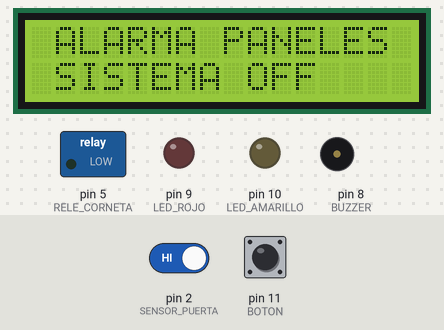
Simulated run of this sketch. Board: Arduino Uno, built with avr-gcc and run on an emulated ATmega328P. Parts: 16×2 character LCD, switched loads named in the sketch (green lamp = pin HIGH), output pins drawn as LEDs (lit = HIGH), buzzer (waves = sounding). Dashed ring = blinking. Inputs (shaded band) come from the test bench; at power-on: pin 11 (BOTON) HIGH, pin 2 (SENSOR_PUERTA) HIGH.

Above: at 1.2 s.
1.3 s: pin 11 (BOTON) pulled LOW for 0.15 s
At 1.54 s:
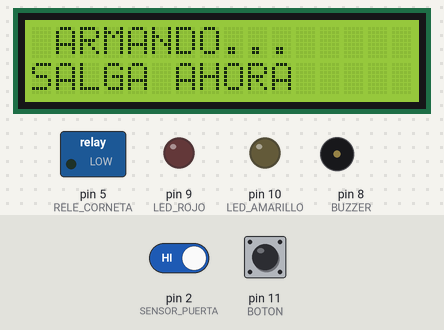
At 16.7 s:
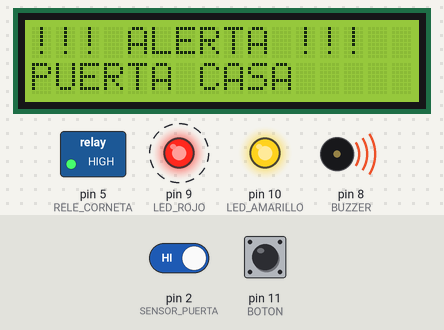
Timing chart, 0 to 18.0 s (numbered marks = the images above; inputs shaded):
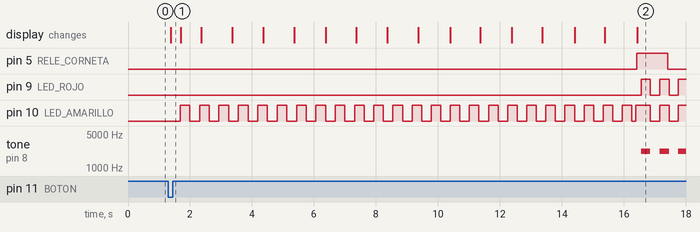

The sketch:

Alarma_Paneles_y_Puertas.ino
```cpp
#include <Wire.h>
#include <LiquidCrystal_I2C.h>

LiquidCrystal_I2C lcd(0x27, 16, 2);

// =====================================
// ENTRADAS
// =====================================

const int SENSOR_PUERTA  = 2;
const int SENSOR_TERRAZA = 3;
const int BOTON          = 11;

// =====================================
// SALIDAS
// =====================================

const int RELE_CORNETA  = 5;
const int BUZZER        = 8;
const int LED_ROJO      = 9;
const int LED_AMARILLO  = 10;

// =====================================
// TIEMPOS
// =====================================

const unsigned long TIEMPO_SALIDA = 15000; // 15 segundos
const unsigned long TIEMPO_LED = 300;

// Corneta: 1 segundo ON / 1 segundo OFF
const unsigned long TIEMPO_CORNETA = 1000;

// =====================================
// ESTADOS
// =====================================

bool sistemaArmado = false;
bool alarmaDisparada = false;
bool contandoSalida = false;

bool botonAnterior = HIGH;

unsigned long inicioSalida = 0;
unsigned long tiempoParpadeo = 0;

// Temporizador de la corneta
unsigned long tiempoCorneta = 0;

bool estadoParpadeo = false;
bool estadoCorneta = false;


// =====================================
// SETUP
// =====================================

void setup()
{
  pinMode(SENSOR_PUERTA, INPUT_PULLUP);
  pinMode(SENSOR_TERRAZA, INPUT_PULLUP);

  pinMode(BOTON, INPUT_PULLUP);

  pinMode(RELE_CORNETA, OUTPUT);
  pinMode(BUZZER, OUTPUT);
  pinMode(LED_ROJO, OUTPUT);
  pinMode(LED_AMARILLO, OUTPUT);

  // Todo apagado al comenzar
  digitalWrite(RELE_CORNETA, LOW);

  noTone(BUZZER);

  digitalWrite(LED_ROJO, LOW);
  digitalWrite(LED_AMARILLO, LOW);

  lcd.init();
  lcd.backlight();

  lcd.setCursor(0, 0);
  lcd.print(" ALARMA PANELES ");

  lcd.setCursor(0, 1);
  lcd.print(" SISTEMA OFF    ");
}


// =====================================
// LOOP
// =====================================

void loop()
{
  // ===================================
  // LECTURA DEL BOTON
  // ===================================

  bool botonActual = digitalRead(BOTON);

  if (botonAnterior == HIGH && botonActual == LOW)
  {
    delay(50);

    if (digitalRead(BOTON) == LOW)
    {
      // ---------------------------------
      // SI ESTA DESARMADA
      // COMENZAR CUENTA DE SALIDA
      // ---------------------------------

      if (!sistemaArmado && !contandoSalida)
      {
        contandoSalida = true;
        inicioSalida = millis();

        tiempoParpadeo = millis();
        estadoParpadeo = false;

        // Corneta apagada durante la cuenta
        digitalWrite(RELE_CORNETA, LOW);
        estadoCorneta = false;

        lcd.backlight();
        lcd.clear();

        lcd.setCursor(0, 0);
        lcd.print(" ARMANDO...     ");

        lcd.setCursor(0, 1);
        lcd.print("SALGA AHORA     ");
      }

      // ---------------------------------
      // SI YA ESTA ARMADA
      // DESARMAR
      // ---------------------------------

      else if (sistemaArmado)
      {
        sistemaArmado = false;
        alarmaDisparada = false;
        contandoSalida = false;

        estadoParpadeo = false;

        // Apagar corneta
        digitalWrite(RELE_CORNETA, LOW);
        estadoCorneta = false;

        noTone(BUZZER);

        digitalWrite(LED_ROJO, LOW);
        digitalWrite(LED_AMARILLO, LOW);

        lcd.backlight();
        lcd.clear();

        lcd.setCursor(0, 0);
        lcd.print(" ALARMA 2026 ");

        lcd.setCursor(0, 1);
        lcd.print(" SISTEMA OFF    ");
      }

      delay(300);
    }
  }

  botonAnterior = botonActual;


  // ===================================
  // CUENTA DE SALIDA
  // ===================================

  if (contandoSalida)
  {
    unsigned long tiempoTranscurrido = millis() - inicioSalida;

    // ---------------------------------
    // PARPADEO DEL LED AMARILLO
    // ---------------------------------

    if (millis() - tiempoParpadeo >= TIEMPO_LED)
    {
      tiempoParpadeo = millis();

      estadoParpadeo = !estadoParpadeo;

      digitalWrite(LED_AMARILLO, estadoParpadeo);
      digitalWrite(LED_ROJO, LOW);
    }

    // ---------------------------------
    // MOSTRAR CUENTA RESTANTE
    // ---------------------------------

    int segundosRestantes =
      15 - (tiempoTranscurrido / 1000);

    if (segundosRestantes < 0)
    {
      segundosRestantes = 0;
    }

    lcd.setCursor(0, 1);
    lcd.print("SALGA: ");
    lcd.print(segundosRestantes);
    lcd.print(" SEG   ");


    // ---------------------------------
    // TERMINO LA CUENTA
    // ---------------------------------

    if (tiempoTranscurrido >= TIEMPO_SALIDA)
    {
      contandoSalida = false;
      sistemaArmado = true;

      estadoParpadeo = false;

      // Corneta apagada al quedar armado
      digitalWrite(RELE_CORNETA, LOW);
      estadoCorneta = false;

      digitalWrite(LED_ROJO, LOW);
      digitalWrite(LED_AMARILLO, HIGH);

      lcd.backlight();
      lcd.clear();

      lcd.setCursor(0, 0);
      lcd.print(" ALARMA 2026 ");

      lcd.setCursor(0, 1);
      lcd.print(" SISTEMA ARMADO ");
    }

    return;
  }


  // ===================================
  // SISTEMA DESARMADO
  // ===================================

  if (!sistemaArmado)
  {
    noTone(BUZZER);

    digitalWrite(RELE_CORNETA, LOW);
    estadoCorneta = false;

    digitalWrite(LED_ROJO, LOW);
    digitalWrite(LED_AMARILLO, LOW);

    return;
  }


  // ===================================
  // DETECTAR ALARMA
  // ===================================

  if (!alarmaDisparada)
  {
    // ---------------------------------
    // PUERTA PRINCIPAL
    // ---------------------------------

    if (digitalRead(SENSOR_PUERTA) == HIGH)
    {
      alarmaDisparada = true;

      // Encender corneta inmediatamente
      estadoCorneta = true;
      digitalWrite(RELE_CORNETA, HIGH);
      tiempoCorneta = millis();

      lcd.backlight();
      lcd.clear();

      lcd.setCursor(0, 0);
      lcd.print("!!! ALERTA !!!");

      lcd.setCursor(0, 1);
      lcd.print("PUERTA CASA");
    }

    // ---------------------------------
    // TERRAZA
    // ---------------------------------

    else if (digitalRead(SENSOR_TERRAZA) == HIGH)
    {
      alarmaDisparada = true;

      // Encender corneta inmediatamente
      estadoCorneta = true;
      digitalWrite(RELE_CORNETA, HIGH);
      tiempoCorneta = millis();

      lcd.backlight();
      lcd.clear();

      lcd.setCursor(0, 0);
      lcd.print("!!! ALERTA !!!");

      lcd.setCursor(0, 1);
      lcd.print("TERRAZA");
    }
  }


  // ===================================
  // ALARMA DISPARADA
  // ===================================

  if (alarmaDisparada)
  {
    // ---------------------------------
    // CORNETA
    // 1 SEGUNDO ON / 1 SEGUNDO OFF
    // ---------------------------------

    if (millis() - tiempoCorneta >= TIEMPO_CORNETA)
    {
      tiempoCorneta = millis();

      estadoCorneta = !estadoCorneta;

      digitalWrite(RELE_CORNETA, estadoCorneta);
    }


    // ---------------------------------
    // BUZZER + LEDS
    // ---------------------------------

    if (millis() - tiempoParpadeo >= TIEMPO_LED)
    {
      tiempoParpadeo = millis();

      estadoParpadeo = !estadoParpadeo;

      // ROJO + AMARILLO
      // LOS DOS JUNTOS = NARANJA

      digitalWrite(LED_ROJO, estadoParpadeo);
      digitalWrite(LED_AMARILLO, estadoParpadeo);

      if (estadoParpadeo)
      {
        tone(BUZZER, 2200);
      }
      else
      {
        noTone(BUZZER);
      }
    }
  }


  // ===================================
  // ARMADO SIN ALARMA
  // ===================================

  else
  {
    digitalWrite(RELE_CORNETA, LOW);
    estadoCorneta = false;

    digitalWrite(LED_ROJO, LOW);
    digitalWrite(LED_AMARILLO, HIGH);

    noTone(BUZZER);
  }
}
```

Measured:
- after the input at 1.3 s, pin 5 (RELE_CORNETA): LOW → HIGH after 15.1 s, → LOW 1.0 s later; pin 9 (LED_ROJO): alternates HIGH for 0.30 s and LOW for 0.30 s, starting after 15.3 s
